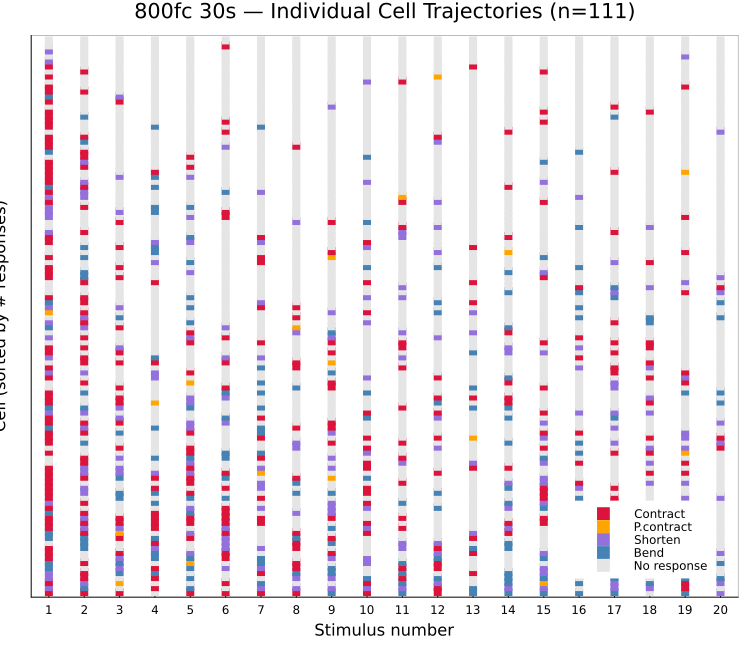

This chart was generated by the following Julia code:
using CSV, DataFrames, Plots, Statistics

df = CSV.read("../data/light_variation0814.csv", DataFrame)
sub = filter(r -> r.trial == 1 && r.condition == "800fc 30s" && !isnan(r.response), df)

subtypes = [:bend, :shorten, :partial_contract, :contract]
subtype_names = Dict(:bend => "Bend", :shorten => "Shorten",
                     :partial_contract => "P.contract", :contract => "Contract")
subtype_code = Dict(:bend => 1, :shorten => 2, :partial_contract => 3, :contract => 4)
code_colors = Dict(0 => :gray90, 1 => :steelblue, 2 => :mediumpurple,
                   3 => :orange, 4 => :crimson)
code_labels = Dict(0 => "No response", 1 => "Bend", 2 => "Shorten",
                   3 => "P.contract", 4 => "Contract")

cells = sort(unique(zip(sub.fold_name, sub.cell_number) |> collect))

# Build a matrix: rows = cells, cols = stimuli, values = subtype code (0=no response)
mat = zeros(Int, length(cells), 20)
for (i, (fold, cell)) in enumerate(cells)
    for s in 1:20
        row = filter(r -> r.fold_name == fold && r.cell_number == cell && r.stimulus == s, sub)
        if nrow(row) == 1
            r = row[1, :]
            if r.response == 0.0
                mat[i, s] = 0
            else
                for st in subtypes
                    if r[st] == 1.0
                        mat[i, s] = subtype_code[st]
                        break
                    end
                end
            end
        end
    end
end

# Sort cells by total number of responses (most responsive at top)
resp_count = [count(>(0), mat[i, :]) for i in 1:size(mat, 1)]
order = sortperm(resp_count, rev=true)
mat = mat[order, :]
cells_sorted = cells[order]

# Heatmap-style plot
ncells = size(mat, 1)
p = plot(size=(750, 650), xlabel="Stimulus number", ylabel="Cell (sorted by # responses)",
         title="800fc 30s — Individual Cell Trajectories (n=$ncells)",
         xticks=1:20, yticks=[], framestyle=:semi, grid=false, legend=false)

# Plot legend entries first (hidden points) so they appear in order
for code in [4, 3, 2, 1, 0]
    scatter!(p, [-10], [-10], color=code_colors[code], label=code_labels[code],
             markersize=8, markerstrokewidth=0, marker=:square)
end

# Plot actual data
for i in 1:ncells
    for s in 1:20
        scatter!(p, [s], [i], color=code_colors[mat[i, s]],
                 markersize=4, markerstrokewidth=0, marker=:square, label="")
    end
end

plot!(p, legend=:bottomright, foreground_color_legend=nothing,
     background_color_legend=:white, legendfontsize=8)
plot!(p, ylims=(0, ncells + 1), xlims=(0.5, 20.5))

savefig(p, "cell_trajectories.png")
println("Saved to scratch/cell_trajectories.png")

# Print transition stats
println("\n--- Transition analysis ---")
transitions = Dict{Tuple{Int,Int}, Int}()
for i in 1:size(mat, 1)
    responding = [(s, mat[i, s]) for s in 1:20 if mat[i, s] > 0]
    for k in 1:length(responding)-1
        from = responding[k][2]
        to = responding[k+1][2]
        key = (from, to)
        transitions[key] = get(transitions, key, 0) + 1
    end
end

println("Transitions between consecutive responses (same cell):")
total_trans = sum(values(transitions))
for ((f, t), count) in sort(collect(transitions), by=x -> -x[2])
    fl = code_labels[f]
    tl = code_labels[t]
    println("  $fl → $tl: $count ($(round(count/total_trans*100, digits=1))%)")
end

# How many cells keep the same subtype vs switch?
println("\n--- Cell consistency ---")
for i in 1:size(mat, 1)
    responses = [mat[i, s] for s in 1:20 if mat[i, s] > 0]
    if length(responses) >= 2
        same = all(==(responses[1]), responses)
        types_used = length(unique(responses))
        println("  Cell $(cells_sorted[i]): $(length(responses)) responses, $types_used types used, consistent=$(same)")
    end
end
